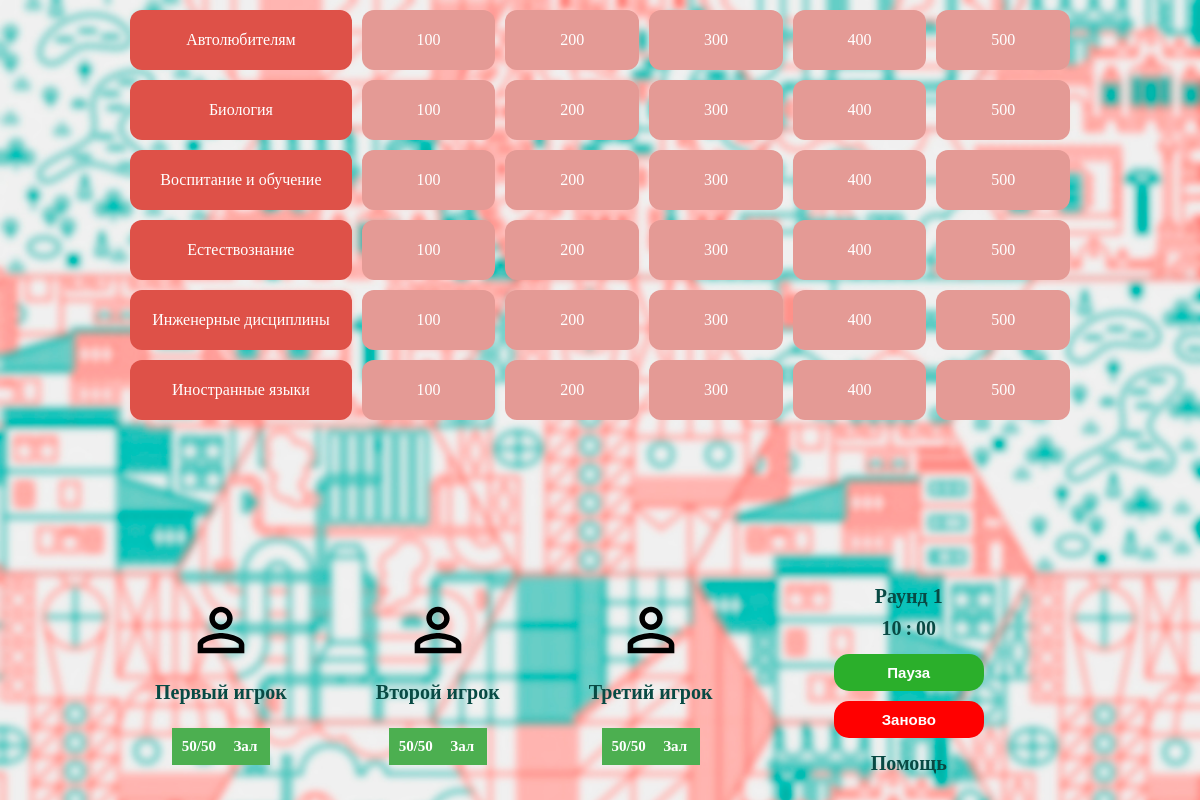
/raund/1, run on the app's committed database.
### tables this page shows
CREATE TABLE `questions`  (
  `id_question` int(255) NOT NULL AUTO_INCREMENT,
  `id_topics` int(11) NULL DEFAULT NULL,
  `round` int(11) NULL DEFAULT NULL,
  `picture` varchar(255) NULL DEFAULT NULL,
  `text` text NULL,
  `audio` varchar(255) NULL DEFAULT NULL,
  `price` int(11) NULL DEFAULT NULL,
  `answers` varchar(255) NULL DEFAULT NULL,
  `answer` int(11) NULL DEFAULT NULL,
  `ready` varchar(255) NULL DEFAULT '0',
  PRIMARY KEY (`id_question`) USING BTREE
);

CREATE TABLE `topics`  (
  `id_topics` int(255) NOT NULL AUTO_INCREMENT,
  `name_topics` varchar(255) NULL DEFAULT NULL,
  PRIMARY KEY (`id_topics`) USING BTREE
);

### app/core/view.php (called while the page is built, shortened)
<?
class View
{
	function generate($content_view, $template_view, $nameSite = null, $data = null, $param = null)
	{
		include 'app/views/' . $content_view;
	}
}

### app/controllers/controller_raund.php (called while the page is built, shortened)
<?
class Controller_Raund extends Controller
{
	function __construct()
    {
        $this->model = new Model_raund();
        $this->view = new View();
    }
	function action_1()
	{
		$getQuestion = $this ->model -> getQuestion("all", 'id_question, id_topics, price',"1");
		$getTopics =  $this ->model ->getTopics("all");
		$data = [
			"getQuestion" => $getQuestion,
			"getTopics" => $getTopics
		];
		$this->view->generate('raund_view.php','header_default_view.php', 'Своя игра - 1 раунд', $data, $param = ["raund" => "1"]);
	}
}

### app/bootstrap.php (called while the page is built, shortened)
<?
require_once 'core/model.php';
require_once 'core/view.php';
Route::start();

### index.php (called while the page is built, shortened)
<?
require_once 'app/bootstrap.php';

### app/core/model.php (called while the page is built, shortened)
<?
class Model
{
	static function db_connect()
	{
		$params = require_once 'config.php';
		$dsn = "mysql:host={$params['host']};dbname={$params['dbname']}";
		$opt = [
			PDO::ATTR_ERRMODE            => PDO::ERRMODE_EXCEPTION,
			PDO::ATTR_DEFAULT_FETCH_MODE => PDO::FETCH_ASSOC,
			PDO::ATTR_EMULATE_PREPARES   => false,
		];
		$db = new PDO($dsn, $params["user"], $params["password"], $opt);
		$db->exec("set names utf8");
		return  $db;
	}
}

### app/models/model_raund.php (called while the page is built, shortened)
<?
class Model_raund extends Model
{
	public $db;
	function __construct()
	{
		$this->db = Model::db_connect();
	}
	function getQuestion($question, $colum = null, $round = null)
	{
		if ($question == "all" and $colum) {
			$getQuestion = "SELECT $colum FROM Questions WHERE round = $round";
		} else if ($question == "all") {
			$getQuestion = "SELECT * FROM Questions WHERE round = $round";
		} else {
			$getQuestion = "SELECT * FROM Questions WHERE id_question = $question";
		}
		return $this->db->query($getQuestion)->fetchAll();
	}
	function getTopics($topic)
	{
		if ($topic == "all") {
			$getTopics = "SELECT name_topics FROM Topics";
		} else {
			$getTopics = "SELECT name_topics FROM Topics WHERE id_topics = $topic";
		}
		return $this->db->query($getTopics)->fetchAll();
	}
}

### app/views/raund_view.php (the view, shortened to what this page needs)
<div class="main-unit">
        <div class="block-questions">
        <?
            $index = 0;
            for ($i=0; $i < 6; $i++) {
                echo "<div class='questions-row'> <div class='round-question subject'>".$data["getTopics"][$data["getQuestion"][$index]["id_topics"]-1]["name_topics"]."</div> ";
                for ($e=0; $e < 5; $e++) {
                    echo "  <div class='round-question question' data-question='".$data["getQuestion"][$index]["id_question"]."' data-answer='no'>".$data["getQuestion"][$index]["price"]."</div>";
                    $index++;
                }
                echo "</div>";
            }
        ?>
        </div>
        <div class="block-players">
            <div class="players-score">
                <div class="block-score">
                    <div class="player-icon">
                        <span>
                        </span>
                    </div>
                    <div class="player-name">Первый игрок</div>
                    <div class="player-help">
                        <span id="player_1_inHalf">50/50</span>
                        <span id="player_1_hall">Зал</span>
                    </div>
                </div>
                <div class="block-score">
                    <div class="player-icon">
                        <span>
                        </span>
                    </div>
                    <div class="player-name">Второй игрок</div>
                    <div class="player-help">
                        <span id="player_2_inHalf">50/50</span>
                        <span id="player_2_hall">Зал</span>
                    </div>
                </div>
                <div class="block-score">
                    <div class="player-icon">
                        <span>
                        </span>
                    </div>
                    <div class="player-name">Третий игрок</div>
                    <div class="player-help">
                        <span id="player_3_inHalf">50/50</span>
                        <span id="player_3_hall">Зал</span>
                    </div>
                </div>
            </div>
            <div class='game-control'>
                <div class="control-raund">Раунд <span><?echo $param["raund"]?></span></div>
                <div class="control-timer">
                    <span class='timer-min'>10</span>
                    <span>:</span>
                    <span class='timer-sec'>00</span>
                </div>
                <div class="control-button">
                    <button class="button-main button_green " id='pause-game'>Пауза</button>
                    <button class="button-main button_red" onclick="document.location.href ='/'">Заново</button>
                </div>
                <div class="control-help"><a href="https://github.com/Kirillvlom/mygame/blob/master/README.md" target="target">Помощь</a>
                </div>
            </div>
        </div>
    </div>

### templates/css/style.css (style rules this page uses)
.button_red { background: red !important; }
.button_green { background: #2baf2b !important; }
a { text-decoration: none; color: #FFF; display: block; }
html, body, .main-unit, .main-unit-admin, .module-error, .start-game, .results { min-width: 1000px; min-height: 600px; width: 100%; height: 100%; }
.main-unit, .module-error { background: url('../../img/default/background.jpg'); background-repeat: no-repeat; background-size: cover; }
.main-unit { display: flex; justify-content: center; flex-wrap: wrap; position: relative; }
.block-questions, .block-players { min-width: 900px; width: 80%; padding: 5px; }
.block-questions { height: 70%; }
.block-players { height: 30%; }
.questions-row { display: flex; justify-content: space-between; align-items: center; }
.round-question { height: 60px; border-radius: 12px; margin: 5px; color: #fff; padding: 10px; display: flex; justify-content: center; align-items: center; text-align: center; word-break: break-word; }
.subject { width: 25%; background: #de5148; }
.question { cursor: pointer; width: 15%; transition: ease .5s; background: #e49a95; }
.block-players { display: flex; justify-content: space-around; }
.players-score, .game-control { height: 100%; padding: 20px; }
.players-score { width: 65%; display: flex; justify-content: space-between }
.block-score, .game-control, .control-button { display: flex; flex-direction: column; justify-content: space-between; align-items: center }
.block-score { padding: 10px; border-radius: 7px; }
.player-name, .player-score, .control-raund, .control-timer>span, .questions-subject, .player-help, .control-help>a { font-size: 20px; font-weight: 900; color: #084a44; }
.player-help>span { display: block; float: left; width: 50%; padding: 10px; color: #fff; text-align: center; background: #4caf50; font-size: 15px; }
.control-help { color: #FFF; text-align: center; }
.control-help>a { display: block; text-align: center; }
.button-main { width: 150px; border: none; padding: 10px 15px; margin: 5px 0; color: #fff; font-size: 15px; font-weight: 800; border-radius: 15px; cursor: pointer; }
.game-control { width: 35%; }

### data on the page
questions: id_topics.name_topics "Автолюбителям", price "100"
questions: price "200"
questions: price "300"
questions: price "400"
questions: price "500"
questions: id_topics.name_topics "Биология", price "100"
questions: price "200"
questions: price "300"
questions: price "400"
questions: price "500"
questions: id_topics.name_topics "Воспитание и обучение", price "100"
questions: price "200"
questions: price "300"
questions: price "400"
questions: price "500"
questions: id_topics.name_topics "Естествознание", price "100"
questions: price "200"
questions: price "300"
questions: price "400"
questions: price "500"
questions: id_topics.name_topics "Инженерные дисциплины", price "100"
questions: price "200"
questions: price "300"
questions: price "400"
questions: price "500"
questions: id_topics.name_topics "Иностранные языки", price "100"
questions: price "200"
questions: price "300"
questions: price "400"
questions: price "500"

### other printed values
$param["raund"] "1"
